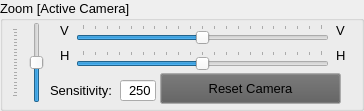
   <widget class="QGroupBox" name="groupBox_3">
    <property name="geometry">
     <rect>
      <x>10</x>
      <y>640</y>
      <width>364</width>
      <height>111</height>
     </rect>
    </property>
    <property name="palette">
     <palette>
      <active>
       <colorrole role="Shadow">
        <brush brushstyle="SolidPattern">
         <color alpha="255">
          <red>26</red>
          <green>26</green>
          <blue>26</blue>
         </color>
        </brush>
       </colorrole>
      </active>
      <inactive>
       <colorrole role="Shadow">
        <brush brushstyle="SolidPattern">
         <color alpha="255">
          <red>26</red>
          <green>26</green>
          <blue>26</blue>
         </color>
        </brush>
       </colorrole>
      </inactive>
      <disabled>
       <colorrole role="Shadow">
        <brush brushstyle="SolidPattern">
         <color alpha="255">
          <red>26</red>
          <green>26</green>
          <blue>26</blue>
         </color>
        </brush>
       </colorrole>
      </disabled>
     </palette>
    </property>
    <property name="font">
     <font>
      <pointsize>10</pointsize>
     </font>
    </property>
    <property name="title">
     <string>Zoom [Active Camera]</string>
    </property>
    <property name="flat">
     <bool>false</bool>
    </property>
    <property name="checkable">
     <bool>false</bool>
    </property>
    <widget class="QSlider" name="camVerShift_intSlider">
     <property name="geometry">
      <rect>
       <x>76</x>
       <y>24</y>
       <width>253</width>
       <height>20</height>
      </rect>
     </property>
     <property name="minimum">
      <number>-100</number>
     </property>
     <property name="maximum">
      <number>100</number>
     </property>
     <property name="orientation">
      <enum>Qt::Horizontal</enum>
     </property>
     <property name="tickPosition">
      <enum>QSlider::TicksAbove</enum>
     </property>
     <property name="-dc" stdset="0">
      <string>&quot;setAttr (`lookThru -q`+\&quot;.verticalFilmOffset\&quot;) (`intSlider -q -v camVerShift_intSlider`/(float(`textField -q -tx camSensitivity_tField`)))&quot;</string>
     </property>
    </widget>
    <widget class="QPushButton" name="resetCamera_button">
     <property name="geometry">
      <rect>
       <x>160</x>
       <y>73</y>
       <width>181</width>
       <height>31</height>
      </rect>
     </property>
     <property name="palette">
      <palette>
       <active>
        <colorrole role="Button">
         <brush brushstyle="SolidPattern">
          <color alpha="255">
           <red>91</red>
           <green>91</green>
           <blue>91</blue>
          </color>
         </brush>
        </colorrole>
       </active>
       <inactive>
        <colorrole role="Button">
         <brush brushstyle="SolidPattern">
          <color alpha="255">
           <red>91</red>
           <green>91</green>
           <blue>91</blue>
          </color>
         </brush>
        </colorrole>
       </inactive>
       <disabled>
        <colorrole role="Button">
         <brush brushstyle="SolidPattern">
          <color alpha="255">
           <red>91</red>
           <green>91</green>
           <blue>91</blue>
          </color>
         </brush>
        </colorrole>
       </disabled>
      </palette>
     </property>
     <property name="text">
      <string>Reset Camera</string>
     </property>
     <property name="-c" stdset="0">
      <string>RAT_zoomResetCam</string>
     </property>
    </widget>
    <widget class="QSlider" name="camHorShift_intSlider">
     <property name="geometry">
      <rect>
       <x>76</x>
       <y>50</y>
       <width>253</width>
       <height>20</height>
      </rect>
     </property>
     <property name="minimum">
      <number>-100</number>
     </property>
     <property name="maximum">
      <number>100</number>
     </property>
     <property name="orientation">
      <enum>Qt::Horizontal</enum>
     </property>
     <property name="tickPosition">
      <enum>QSlider::TicksAbove</enum>
     </property>
     <property name="-dc" stdset="0">
      <string>&quot;setAttr (`lookThru -q`+\&quot;.horizontalFilmOffset\&quot;) (`intSlider -q -v camHorShift_intSlider` /(float(`textField -q -tx camSensitivity_tField`)))&quot;</string>
     </property>
    </widget>
    <widget class="QLabel" name="label_25">
     <property name="geometry">
      <rect>
       <x>60</x>
       <y>20</y>
       <width>16</width>
       <height>21</height>
      </rect>
     </property>
     <property name="text">
      <string>V</string>
     </property>
    </widget>
    <widget class="QLabel" name="label_26">
     <property name="geometry">
      <rect>
       <x>60</x>
       <y>45</y>
       <width>16</width>
       <height>21</height>
      </rect>
     </property>
     <property name="text">
      <string>H</string>
     </property>
    </widget>
    <widget class="QLabel" name="label_27">
     <property name="geometry">
      <rect>
       <x>336</x>
       <y>45</y>
       <width>16</width>
       <height>21</height>
      </rect>
     </property>
     <property name="text">
      <string>H</string>
     </property>
    </widget>
    <widget class="QLabel" name="label_28">
     <property name="geometry">
      <rect>
       <x>336</x>
       <y>20</y>
       <width>16</width>
       <height>21</height>
      </rect>
     </property>
     <property name="text">
      <string>V</string>
     </property>
    </widget>
    <widget class="QSlider" name="camZoom_intSlider">
     <property name="geometry">
      <rect>
       <x>12</x>
       <y>22</y>
       <width>41</width>
       <height>81</height>
      </rect>
     </property>
     <property name="layoutDirection">
      <enum>Qt::RightToLeft</enum>
     </property>
     <property name="minimum">
      <number>1</number>
     </property>
     <property name="maximum">
      <number>200</number>
     </property>
     <property name="pageStep">
      <number>10</number>
     </property>
     <property name="value">
      <number>100</number>
     </property>
     <property name="orientation">
      <enum>Qt::Vertical</enum>
     </property>
     <property name="tickPosition">
      <enum>QSlider::TicksAbove</enum>
     </property>
     <property name="-dc" stdset="0">
      <string>&quot;setAttr (`lookThru -q` +\&quot;.overscan\&quot;) (`intSlider -q -v camZoom_intSlider`/(float(`textField -q -tx camSensitivity_tField`)))&quot;</string>
     </property>
    </widget>
    <widget class="QLineEdit" name="camSensitivity_tField">
     <property name="geometry">
      <rect>
       <x>120</x>
       <y>80</y>
       <width>36</width>
       <height>21</height>
      </rect>
     </property>
     <property name="text">
      <string>250</string>
     </property>
     <property name="alignment">
      <set>Qt::AlignRight|Qt::AlignTrailing|Qt::AlignVCenter</set>
     </property>
    </widget>
    <widget class="QLabel" name="softness_label_2">
     <property name="geometry">
      <rect>
       <x>50</x>
       <y>80</y>
       <width>71</width>
       <height>21</height>
      </rect>
     </property>
     <property name="text">
      <string>Sensitivity:</string>
     </property>
    </widget>
   </widget>
